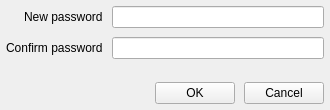
<?xml version="1.0" encoding="UTF-8"?>
<ui version="4.0">
 <class>PasswordWindow</class>
 <widget class="QDialog" name="PasswordWindow">
  <property name="geometry">
   <rect>
    <x>0</x>
    <y>0</y>
    <width>330</width>
    <height>110</height>
   </rect>
  </property>
  <property name="windowTitle">
   <string>Dialog</string>
  </property>
  <property name="modal">
   <bool>true</bool>
  </property>
  <layout class="QVBoxLayout" name="verticalLayout">
   <property name="spacing">
    <number>9</number>
   </property>
   <property name="leftMargin">
    <number>6</number>
   </property>
   <property name="topMargin">
    <number>6</number>
   </property>
   <property name="rightMargin">
    <number>6</number>
   </property>
   <property name="bottomMargin">
    <number>6</number>
   </property>
   <item>
    <layout class="QFormLayout" name="formLayout">
     <property name="labelAlignment">
      <set>Qt::AlignRight|Qt::AlignTrailing|Qt::AlignVCenter</set>
     </property>
     <item row="0" column="0">
      <widget class="QLabel" name="label">
       <property name="text">
        <string>New password</string>
       </property>
      </widget>
     </item>
     <item row="0" column="1">
      <widget class="QLineEdit" name="linePassword">
       <property name="echoMode">
        <enum>QLineEdit::Password</enum>
       </property>
      </widget>
     </item>
     <item row="1" column="0">
      <widget class="QLabel" name="label_2">
       <property name="text">
        <string>Confirm password</string>
       </property>
      </widget>
     </item>
     <item row="1" column="1">
      <widget class="QLineEdit" name="lineConfirm">
       <property name="echoMode">
        <enum>QLineEdit::Password</enum>
       </property>
      </widget>
     </item>
    </layout>
   </item>
   <item>
    <layout class="QHBoxLayout" name="horizontalLayout">
     <item>
      <spacer name="horizontalSpacer">
       <property name="orientation">
        <enum>Qt::Horizontal</enum>
       </property>
       <property name="sizeHint" stdset="0">
        <size>
         <width>40</width>
         <height>20</height>
        </size>
       </property>
      </spacer>
     </item>
     <item>
      <widget class="QPushButton" name="btnOk">
       <property name="minimumSize">
        <size>
         <width>80</width>
         <height>0</height>
        </size>
       </property>
       <property name="text">
        <string>OK</string>
       </property>
       <property name="autoDefault">
        <bool>false</bool>
       </property>
      </widget>
     </item>
     <item>
      <widget class="QPushButton" name="btnCancel">
       <property name="minimumSize">
        <size>
         <width>80</width>
         <height>0</height>
        </size>
       </property>
       <property name="text">
        <string>Cancel</string>
       </property>
       <property name="autoDefault">
        <bool>false</bool>
       </property>
      </widget>
     </item>
    </layout>
   </item>
  </layout>
 </widget>
 <resources/>
 <connections>
  <connection>
   <sender>btnCancel</sender>
   <signal>clicked()</signal>
   <receiver>PasswordWindow</receiver>
   <slot>reject()</slot>
   <hints>
    <hint type="sourcelabel">
     <x>290</x>
     <y>89</y>
    </hint>
    <hint type="destinationlabel">
     <x>74</x>
     <y>72</y>
    </hint>
   </hints>
  </connection>
 </connections>
</ui>
